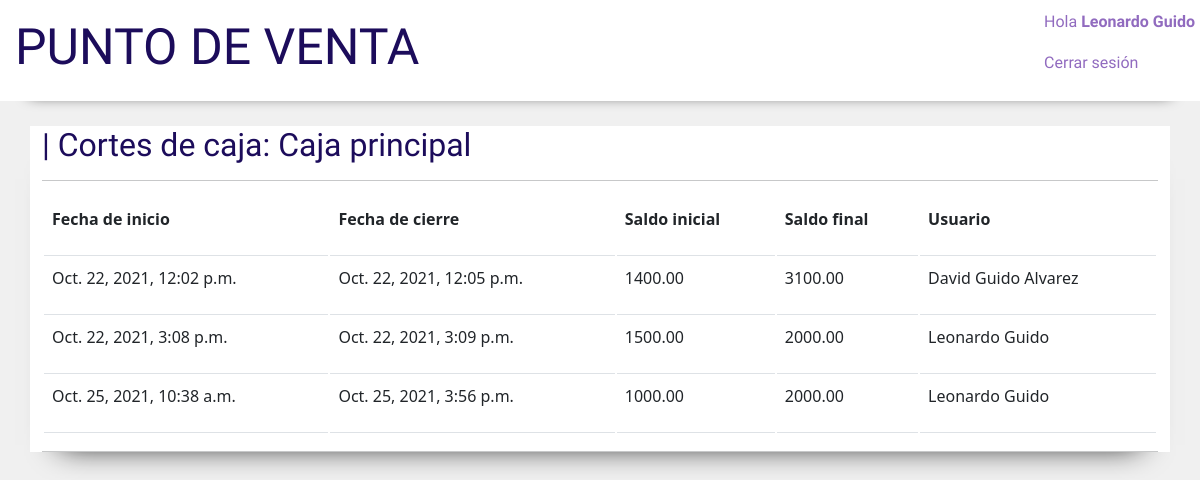
Before: /cajas/usar/1/historial/ (signed in) with the older database file.
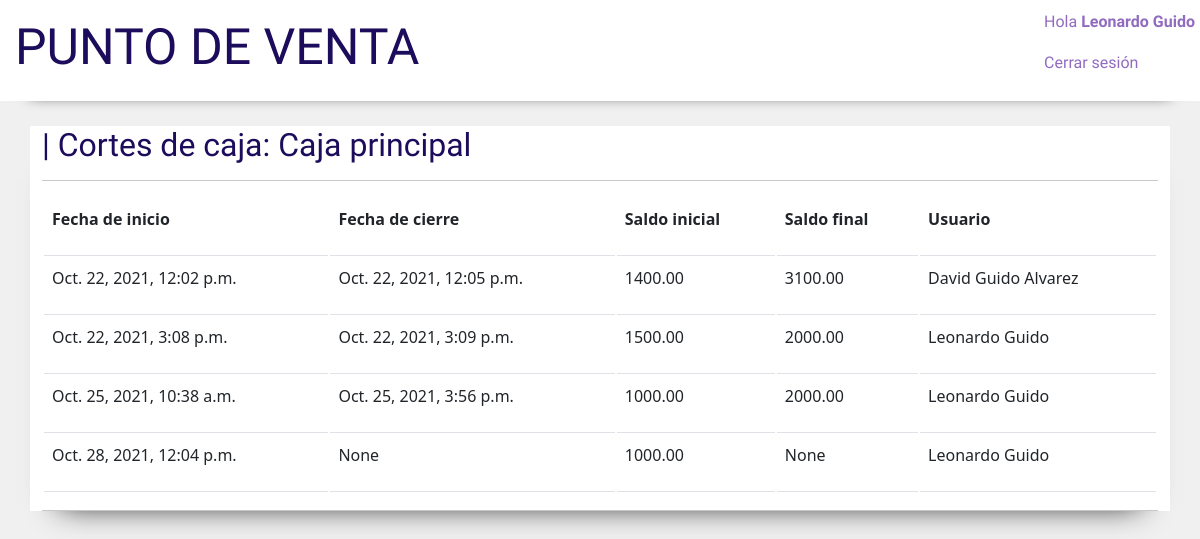
After: the same page with the newer database file.
### manage_models/models.py (models this page shows)
class CorteCaja(models.Model):
    caja = models.ForeignKey(Caja, blank=True, null=True , on_delete=models.CASCADE)
    fecha_inicio = models.DateTimeField()
    fecha_cierre = models.DateTimeField(null=True, blank=True, auto_now_add=False, auto_now=False)
    saldo_inicial = models.DecimalField(max_digits=6, decimal_places=2)
    saldo_final = models.DecimalField(max_digits=6, decimal_places=2 , null=True, blank=True)
    usuario = models.ForeignKey(Usuario, on_delete=models.RESTRICT)

class Usuario(models.Model):
    usuario = models.OneToOneField(User, on_delete=models.CASCADE , related_name='details')
    telefono = models.CharField(max_length=10)
    tipo_usuario = models.CharField(choices=TIPOS_USUARIO, max_length=1)

### ventas/views.py (the view)
# urls.py: path('cajas/usar/<int:pk>/historial/' , views.cortes_lista, name='cortes_lista'),
@login_required
def cortes_lista(request , pk):
    caja = get_object_or_404(Caja, pk=pk)
    cortes = CorteCaja.objects.filter(caja=caja)
    return render(request, 'ventas/cortes_lista.html', {'cortes':cortes , 'caja_actual':caja})

### manage_models/templates/ventas/cortes_lista.html
{% extends 'home/base.html' %}
{% block content %}
<div class="usuarios_maincontainer container">
    <h2 class="usuarios_titulo">| Cortes de caja: {{caja_actual.nombre}}</h2>
    <hr>
    <table class="table table-hover tabla">
        <thead>
            <tr>
                <th>
                    <p class="usuarios_espaciado"><strong>Fecha de inicio</strong></p>
                </th>
                <th>
                    <p class="usuarios_espaciado"><strong>Fecha de cierre</strong></p>
                </th>
                <th>
                    <p class="usuarios_espaciado"><strong>Saldo inicial</strong></p>
                </th>
                <th>
                    <p class="usuarios_espaciado"><strong>Saldo final</strong></p>
                </th>
                <th>
                    <p class="usuarios_espaciado"><strong>Usuario</strong></p>
                </th>
            </tr>
        </thead>
        <tbody id="tabla_cortes">
            {% for corte in cortes %}
            <tr>
                <td>
                    <p class="usuarios_tablecontent usuarios_espaciado">{{corte.fecha_inicio}}</p>
                </td>
                <td>
                    <p class="usuarios_tablecontent usuarios_espaciado">{{corte.fecha_cierre}}</p>
                </td>
                <td>
                    <p class="usuarios_tablecontent usuarios_espaciado">{{corte.saldo_inicial}}</p>
                </td>
                <td>
                    <p class="usuarios_tablecontent usuarios_espaciado">{{corte.saldo_final}}</p>
                </td>
                <td>
                    <p class="usuarios_tablecontent usuarios_espaciado">{{corte.usuario.usuario.get_full_name}}</p>
                </td>
            {%endfor%}
        </tbody>
    </table>
    <hr>
</div>
{% endblock %}

Changed rows visible on the page:
added CorteCaja: fecha_inicio "Oct. 28, 2021, 12:04 p.m.", fecha_cierre "None", saldo_inicial "1000.00", saldo_final "None", usuario.usuario.get_full_name "Leonardo Guido"
